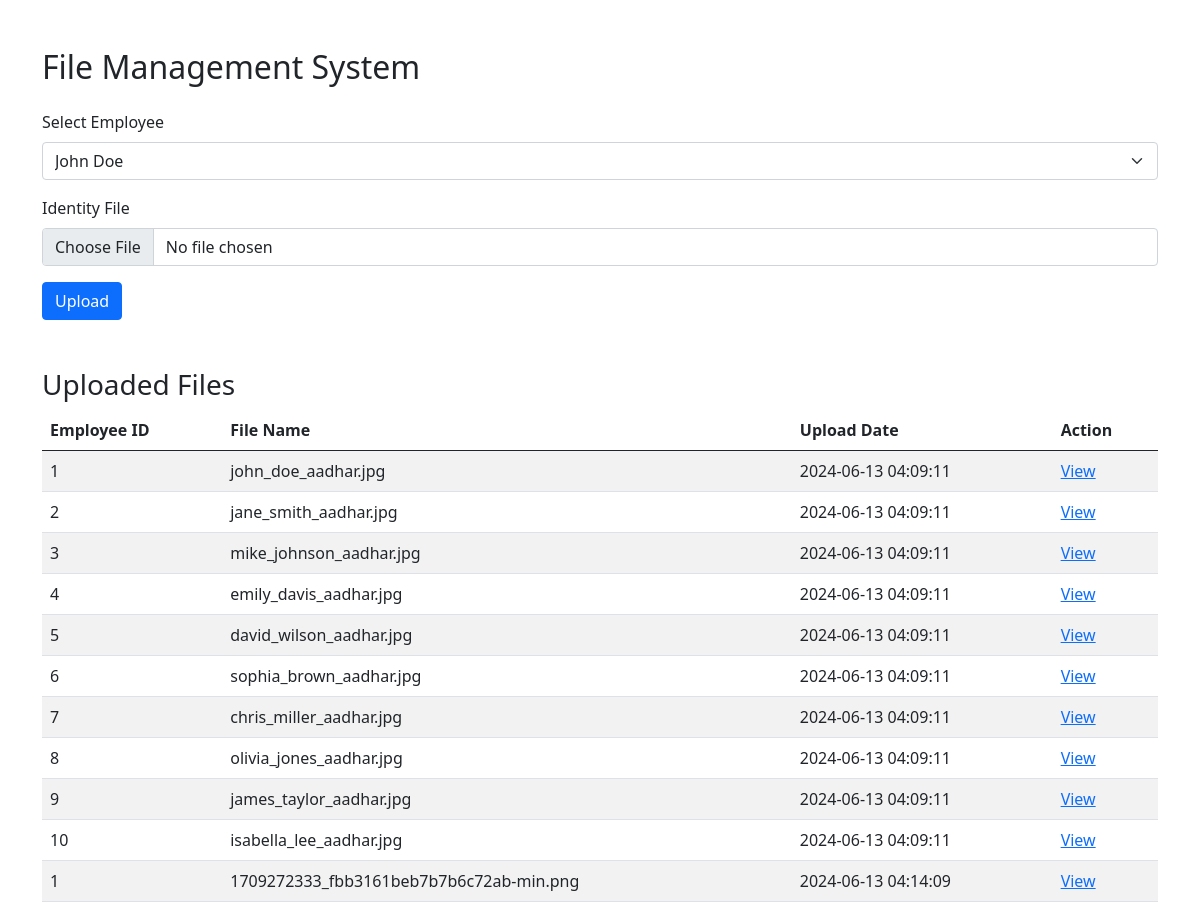
The app's page /employee_management/file_upload.php with its own data.
### tables this page shows
CREATE TABLE `identity_files` (
  `id` int(11) NOT NULL,
  `employee_id` int(11) NOT NULL,
  `file_name` varchar(255) NOT NULL,
  `file_path` varchar(255) NOT NULL,
  `upload_date` timestamp NOT NULL DEFAULT current_timestamp()
);

### employee_management/file_upload.php (the view, shortened to what this page needs)
<?php
include 'db_connection.php';
$employees = $conn->query("SELECT id, name FROM employees");
?>
<!DOCTYPE html>
<html lang="en">
<head>
    <link href="https://cdn.jsdelivr.net/npm/bootstrap@5.0.2/dist/css/bootstrap.min.css" rel="stylesheet">
</head>
<body>
    <div class="container mt-5">
        <h2 class="mb-4">File Management System</h2>
        <form id="fileUploadForm" enctype="multipart/form-data" method="post">
            <div class="mb-3">
                <label for="employee_id" class="form-label">Select Employee</label>
                <select class="form-select" id="employee_id" name="employee_id" required>
                    <?php
                    while ($employee = $employees->fetch_assoc()) {
                        echo "<option value='{$employee['id']}'>{$employee['name']}</option>";
                    }
                    ?>
                </select>
            </div>
            <div class="mb-3">
                <label for="file" class="form-label">Identity File</label>
                <input type="file" class="form-control" id="file" name="file" required>
            </div>
            <button type="submit" class="btn btn-primary">Upload</button>
        </form>
        <h3 class="mt-5">Uploaded Files</h3>
        <table class="table table-striped">
            <thead>
                <tr>
                    <th>Employee ID</th>
                    <th>File Name</th>
                    <th>Upload Date</th>
                    <th>Action</th>
                </tr>
            </thead>
            <tbody>
                <?php
                $files = $conn->query("SELECT * FROM identity_files");
                while ($file = $files->fetch_assoc()) {
                    echo "<tr>";
                    echo "<td>{$file['employee_id']}</td>";
                    echo "<td>{$file['file_name']}</td>";
                    echo "<td>{$file['upload_date']}</td>";
                    echo "<td><a href='{$file['file_path']}' target='_blank'>View</a></td>";
                    echo "</tr>";
                }
                ?>
            </tbody>
        </table>
    </div>
</body>
</html>

### records on screen
identity_files: employee "1", file_name "john_doe_aadhar.jpg", upload_date "2024-06-13 04:09:11"
identity_files: employee "2", file_name "jane_smith_aadhar.jpg", upload_date "2024-06-13 04:09:11"
identity_files: employee "3", file_name "mike_johnson_aadhar.jpg", upload_date "2024-06-13 04:09:11"
identity_files: employee "4", file_name "emily_davis_aadhar.jpg", upload_date "2024-06-13 04:09:11"
identity_files: employee "5", file_name "david_wilson_aadhar.jpg", upload_date "2024-06-13 04:09:11"
identity_files: employee "6", file_name "sophia_brown_aadhar.jpg", upload_date "2024-06-13 04:09:11"
identity_files: employee "7", file_name "chris_miller_aadhar.jpg", upload_date "2024-06-13 04:09:11"
identity_files: employee "8", file_name "olivia_jones_aadhar.jpg", upload_date "2024-06-13 04:09:11"
identity_files: employee "9", file_name "james_taylor_aadhar.jpg", upload_date "2024-06-13 04:09:11"
identity_files: employee "10", file_name "isabella_lee_aadhar.jpg", upload_date "2024-06-13 04:09:11"
identity_files: employee "1", file_name "1709272333_fbb3161beb7b7b6c72ab-min.png", upload_date "2024-06-13 04:14:09"

### other values on screen
form field employee_id "John Doe"
